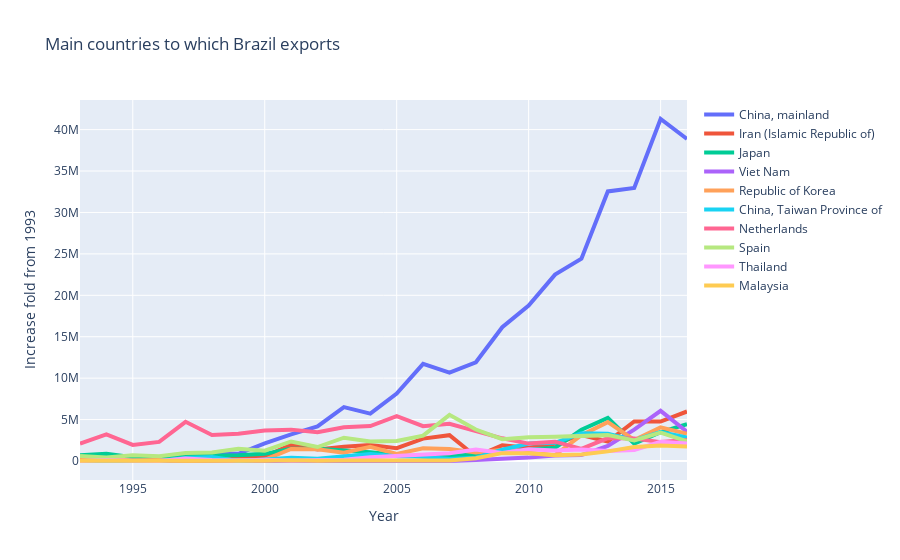

The notebook cell saved with this chart:
### Code cell
import plotly.graph_objects as go
years = [str(year) for year in range(1993, 2017)] 
fig = go.Figure()
countries = df_importers_brazil['Importer']
for i in range(0, 10):
    fig.add_trace(go.Scatter(x=years, y=df_importers_brazil.iloc[i][years], mode='lines', name=countries[i], line = dict(width=4)))
fig.update_layout(title='Main countries to which Brazil exports',
                   xaxis_title='Year',
                   yaxis_title='Increase fold from 1993')
